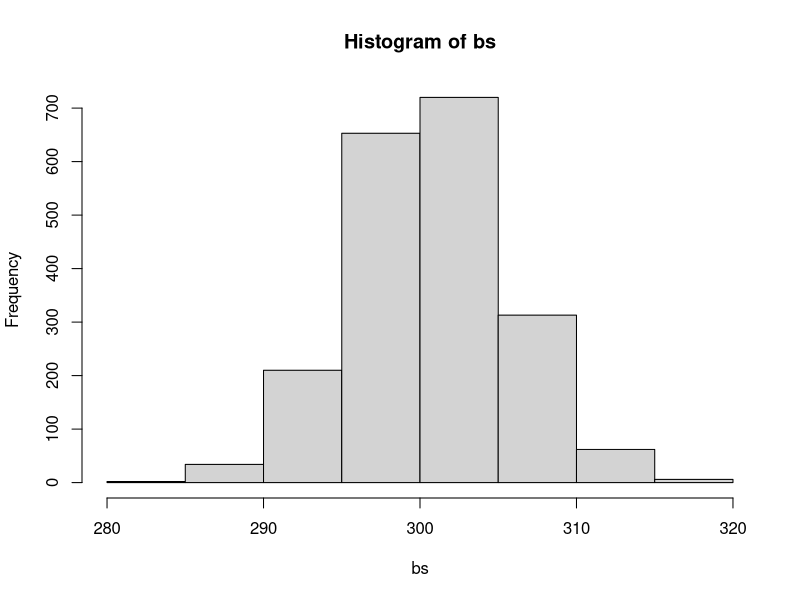

The R source for this figure:
x <- c( 
302.0207, 306.9998, 300.8687, 270.4524, 
259.5252, 288.0257, 283.3269, 294.9006, 
292.8622, 322.8245, 329.5085, 313.5145, 
307.6594, 325.7587, 354.1881, 324.6396, 
276.2345, 283.0315, 278.8270, 298.1269 
) 


n <- length(x) 
B <- 2000 
bs <- sapply(1:B, function(ii){mean(sample(x, size = n, replace = T))}) 
hist(bs) 
mean(bs)  #### a.1

sd(bs) ##### a.2

conf <- 0.95 
alpha <- 1 - conf 
quantile(bs, probs=c(alpha/2, 1-alpha/2)) # Two sided  ####  b


conf <- 0.99 
alpha <- 1 - conf 
quantile(bs, probs=c(alpha)) # One-sided lower #### c


conf <- 0.62 
alpha <- 1 - conf 
quantile(bs, probs=c(1-alpha)) # One-sided upper   #### d
